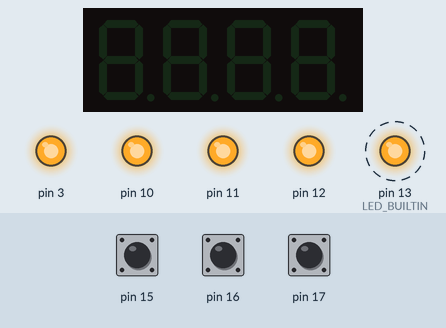
A sketch run on a simulated Arduino Uno, built with avr-gcc and run on an emulated ATmega328P. Parts: 4-digit seven-segment display, output pins drawn as LEDs (lit = HIGH). Dashed ring = blinking. The test bench sets the inputs (shaded band); at power-on: pin 17 HIGH, pin 15 HIGH, pin 16 HIGH. What the sketch prints to the serial monitor is not drawn.

Above: at 0.8 s.
0.9 s: pin 17 pulled LOW for 0.15 s
Timing chart, 0 to 8.5 s (numbered marks = the images above; inputs shaded):
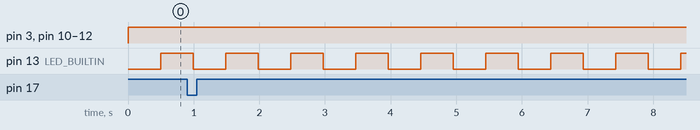

Measured:
- by itself, pin 13 (LED_BUILTIN): alternates HIGH for 0.50 s and LOW for 0.50 s

The sketch:

Exec2.ino
```cpp
#include <Arduino_FreeRTOS.h>
#include <MultiFuncShield.h>
#include <TimerOne.h>
#include <semphr.h>

void TaskBlink1( void *pvParameters );
void TaskPrint( void *pvParameters );
void TaskDispaly( void *pvParameters );
void TaskBuzz( void *pvParameters );

TaskHandle_t Handle_Print;
TaskHandle_t Handle_Count;
SemaphoreHandle_t mutex;

void setup() {
  // put your setup code here, to run once:
  //Setup UART
  Serial.begin(9600);

  //Initialize MFS shield library
  Timer1.initialize();
  MFS.initialize(&Timer1);

  /*TaskBlink1 that toggles LED D1 at 1Hz*/
  xTaskCreate(
              TaskBlink1, // Function to be called
              "Led1",    // Name of task for debuging
              128,        // Stack size
              NULL,       // Parameter to pass to function
              1,          // Task priority (0 to configMAX_PRIORITIES -1)
              NULL);      // Task handle

  /*TaskPrint that counts seconds and sends the value over UART (9600 BaudRate) at 1Hz.*/
  xTaskCreate( TaskPrint, "Print", 128, NULL, 1, &Handle_Print);

  /*TaskDisplay that counts the number of clicks on button S1 (left side of the shield), showing the result in the 7-segment display.*/
  xTaskCreate( TaskDisplay, "Countclicks", 128, NULL, 2, &Handle_Count);

  /*TaskBuzz that while S3 (right side of the shield) is being pressed, suspends TaskPrint, activates the buzzer and prints “Emergency” in the serial monitor.
  TaskPrint must resume its activity after S3 is released. The S3 should be considered as an emergency button.*/
  xTaskCreate( TaskBuzz, "Emergency_Buzz", 128, NULL, 2, NULL);

  Serial.println("Program started..........");

  mutex = xSemaphoreCreateMutex();

  //Start Scheduler that will manage tasks
  vTaskStartScheduler();

}

void TaskBlink1( void *pvParameters )
{
  pinMode(LED_BUILTIN, OUTPUT);
  while(1)
  {
    MFS.writeLeds(LED_1,ON);
    vTaskDelay(500 / portTICK_PERIOD_MS );
    MFS.writeLeds(LED_1,OFF);
    vTaskDelay(500 / portTICK_PERIOD_MS );
  }
}

void TaskPrint( void *pvParameters )
{
  int counter = 0;
  while(1)
  {
    counter++;
    Serial.println(counter);
    vTaskDelay( 1000 / portTICK_PERIOD_MS );
  }
}


void TaskDisplay (void *pvParameters)
{
  int countClicks = 0;
  while(1)
  {
    if(xSemaphoreTake( mutex , 10 ) == pdTRUE)
    {
      byte btn = MFS.getButton();
      if (btn == BUTTON_1_PRESSED)
      {
        countClicks++;
        MFS.write(countClicks);
      }

      vTaskDelay( 100/ portTICK_PERIOD_MS );
      xSemaphoreGive(mutex);
      vTaskSuspend(Handle_Count);
    }
  }
}


void TaskBuzz( void *pvParameters )
{
  while(1)
  {

    if(xSemaphoreTake( mutex, 10) == pdTRUE)
    {
      byte btn = MFS.getButton();
      if(btn == BUTTON_3_PRESSED)
      {
        Serial.println("Emergency");
        //MFS.beep();
      }
      vTaskDelay( 100/ portTICK_PERIOD_MS );
      xSemaphoreGive(mutex);
      vTaskResume(Handle_Count);
    }
  }
}


void loop() {
  // put your main code here, to run repeatedly:
}
```
